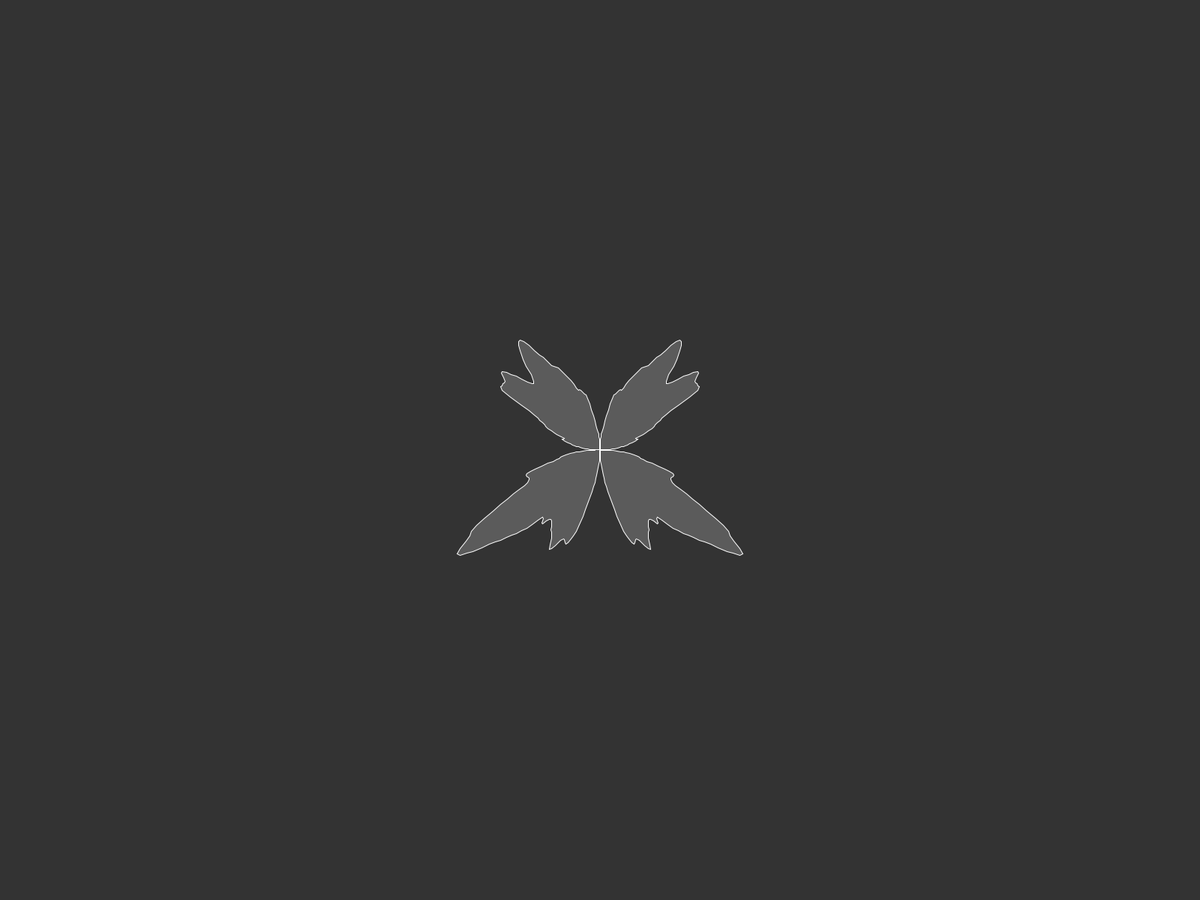
Frame 1 (no input)
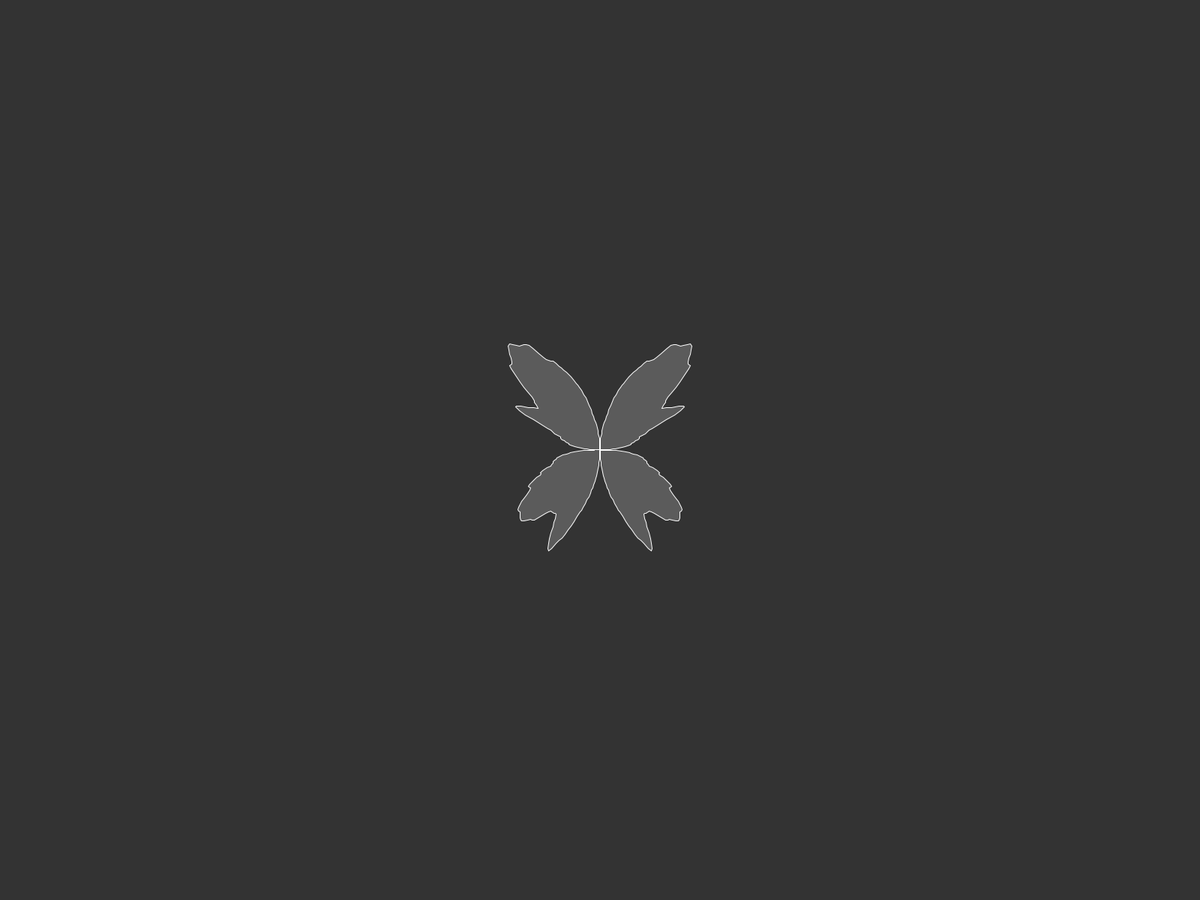
Frame 60 (the mouse pressed at the canvas centre just before this capture)
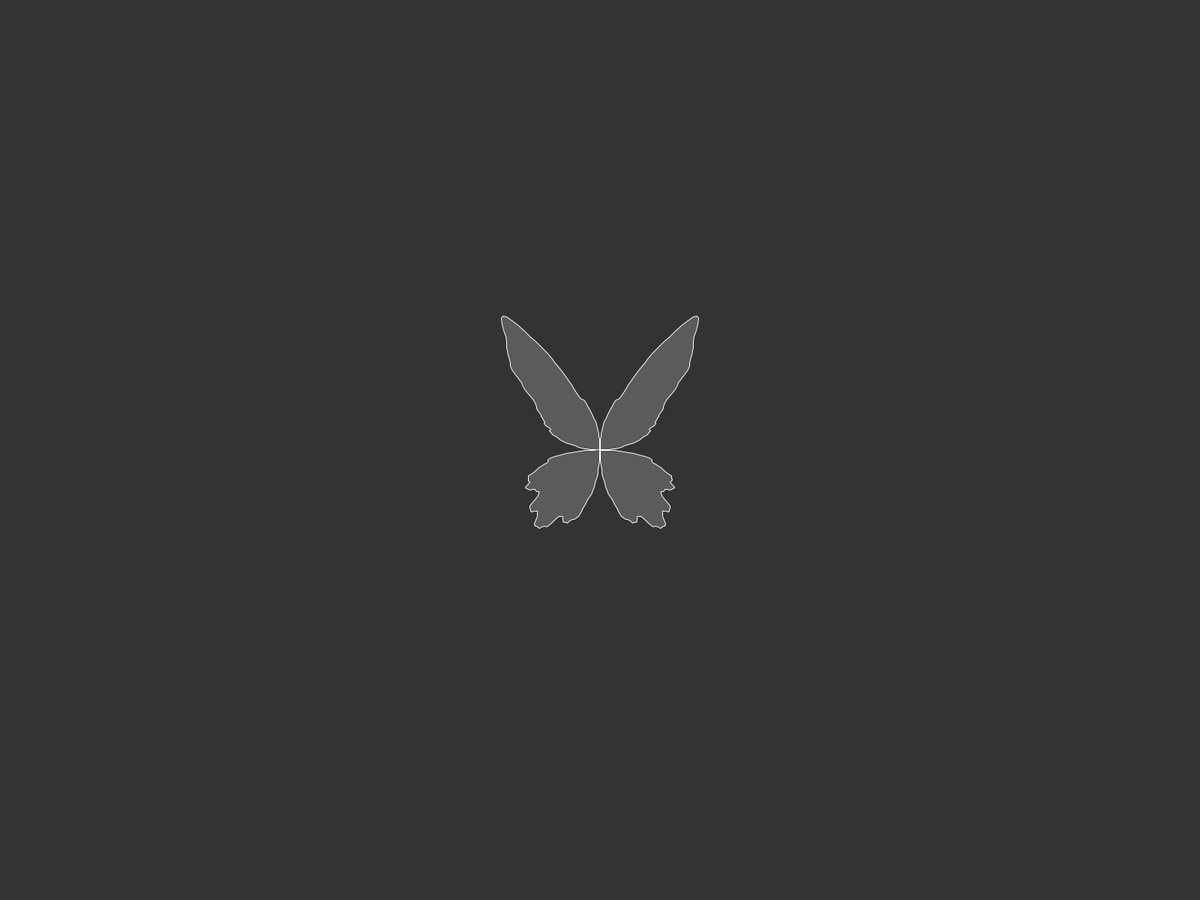
Frame 120 (the mouse held since frame 60 and released just before this capture)

The Processing sketch that drew these frames (run headless with seeded random() and noise(); from frame 60 on, the mouse is pressed at the canvas centre):

// Processing sketch: butterfly
// ── butterfly.pde
float yoff = 0;

void setup() {
  //size(1500, 1000);
  fullScreen();
}

void draw() {
  background(51);
  translate(width / 2, height / 2);
  //rotate(PI / 2);

  stroke(255);
  fill(255, 50);
  strokeWeight(1);

  float da = PI / 200;
  float dx = 0.05;

  float xoff = 0;
  beginShape();
  for (float a = 0; a <= TWO_PI; a += da) {
    float n = noise(xoff, yoff);
    float r = sin(2 * a) * map(n, 0, 1, 50, 300);
    float x = r * cos(a);
    float y = r * sin(a);
    if (a < PI){
        xoff += dx; 
    } else{
        xoff -= dx; 
    }
    //point(x, y);
    vertex(x, y);
  }
  endShape();

  yoff += 0.01;
}
